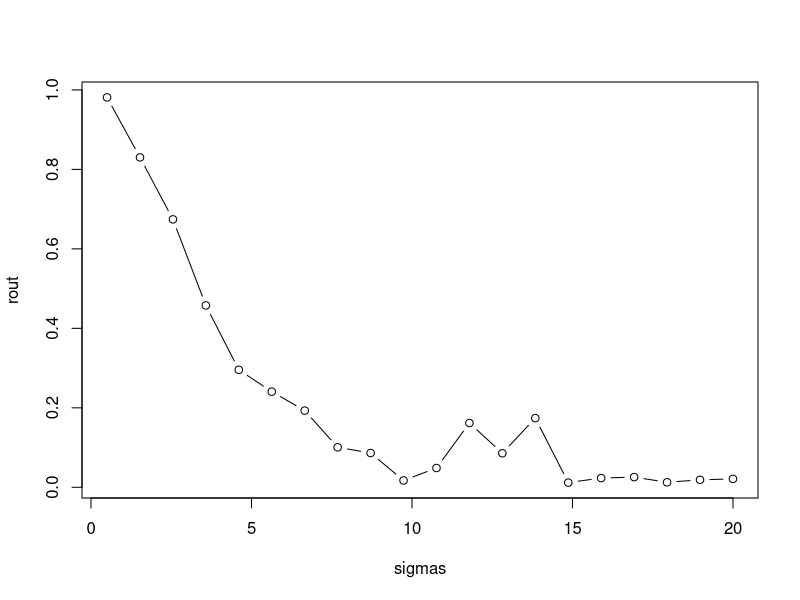
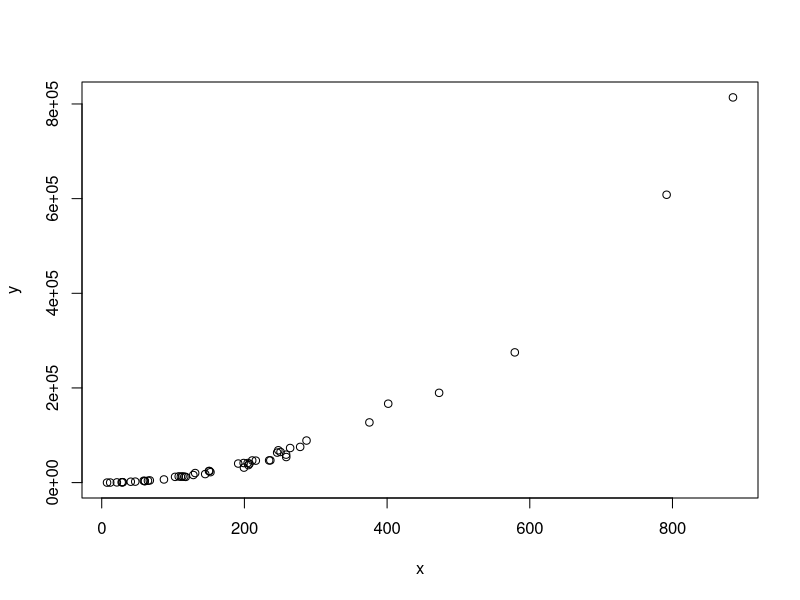
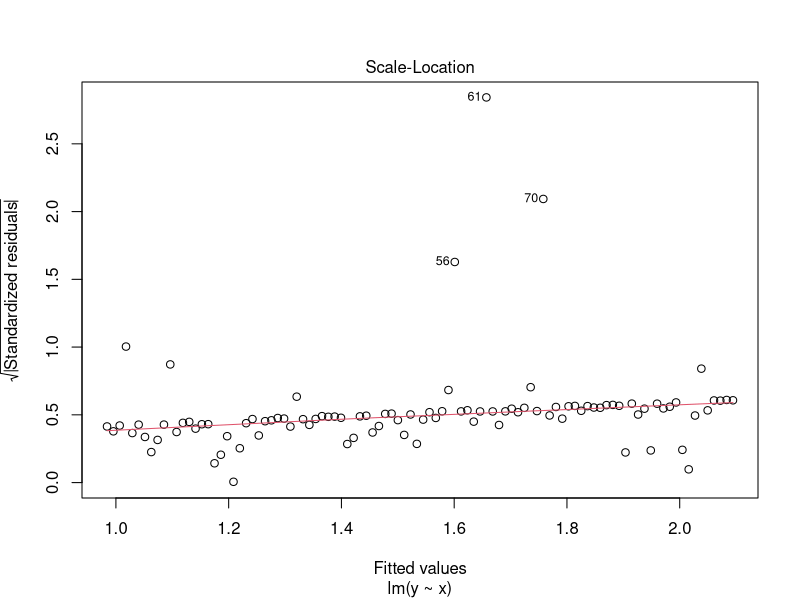
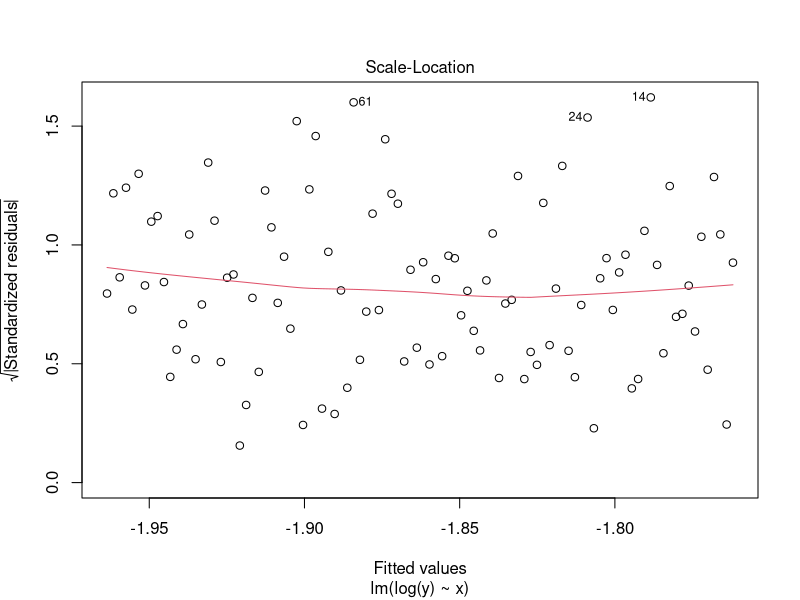

These figures' R source, in order:
## ---- chunk 1
knitr::opts_chunk$set(echo = FALSE)
## ---- chunk 2
# independent variable
x <- 1:20 
# for reproducibility
set.seed(1) 
# dependent variable; function of x with random error
y <- 2 + 0.5*x + rnorm(20,0,3) 
# simple linear regression
mod <- lm(y~x)
# request just the r-squared value
summary(mod)$r.squared          
## ---- chunk 3
# extract fitted (or predicted) values from model
f <- mod$fitted.values
# sum of squared fitted-value deviations
mss <- sum((f - mean(f))^2)
# sum of squared original-value deviations
tss <- sum((y - mean(y))^2)
# r-squared
mss/tss                      
## ---- chunk 4
r2.0 <- function(sig){
  # our predictor
  x <- seq(1,10,length.out = 100)   
  # our response; a function of x plus some random noise
  y <- 2 + 1.2*x + rnorm(100,0,sd = sig) 
  # print the R-squared value
  summary(lm(y ~ x))$r.squared          
}
sigmas <- seq(0.5,20,length.out = 20)
 # apply our function to a series of sigma values
rout <- sapply(sigmas, r2.0)            
plot(rout ~ sigmas, type="b")
## ---- chunk 5
set.seed(1)
# our predictor is data from an exponential distribution
x <- rexp(50,rate=0.005)
# non-linear data generation
y <- (x-1)^2 * runif(50, min=0.8, max=1.2) 
# clearly non-linear
plot(x,y)				     
## ---- chunk 6
summary(lm(y ~ x))$r.squared
## ---- chunk 7
x <- seq(1,10,length.out = 100)
set.seed(1)
y <- 2 + 1.2*x + rnorm(100,0,sd = 0.9)
mod1 <- lm(y ~ x)
summary(mod1)$r.squared
# Mean squared error
sum((fitted(mod1) - y)^2)/100
## ---- chunk 8
 # new range of x
x <- seq(1,2,length.out = 100)      
set.seed(1)
y <- 2 + 1.2*x + rnorm(100,0,sd = 0.9)
mod1 <- lm(y ~ x)
summary(mod1)$r.squared
# Mean squared error
sum((fitted(mod1) - y)^2)/100        
## ---- chunk 9
x <- seq(1,2,length.out = 100)
set.seed(1)
y <- exp(-2 - 0.09*x + rnorm(100,0,sd = 2.5))
summary(lm(y ~ x))$r.squared
plot(lm(y ~ x), which=3)
## ---- chunk 10
plot(lm(log(y)~x),which = 3) 
## ---- chunk 11
summary(lm(log(y)~x))$r.squared 
## ---- chunk 12
x <- seq(1,10,length.out = 100)
y <- 2 + 1.2*x + rnorm(100,0,sd = 2)
summary(lm(y ~ x))$r.squared
summary(lm(x ~ y))$r.squared
## ---- chunk 13
all.equal(cor(x,y)^2, summary(lm(x ~ y))$r.squared, summary(lm(y ~ x))$r.squared)
